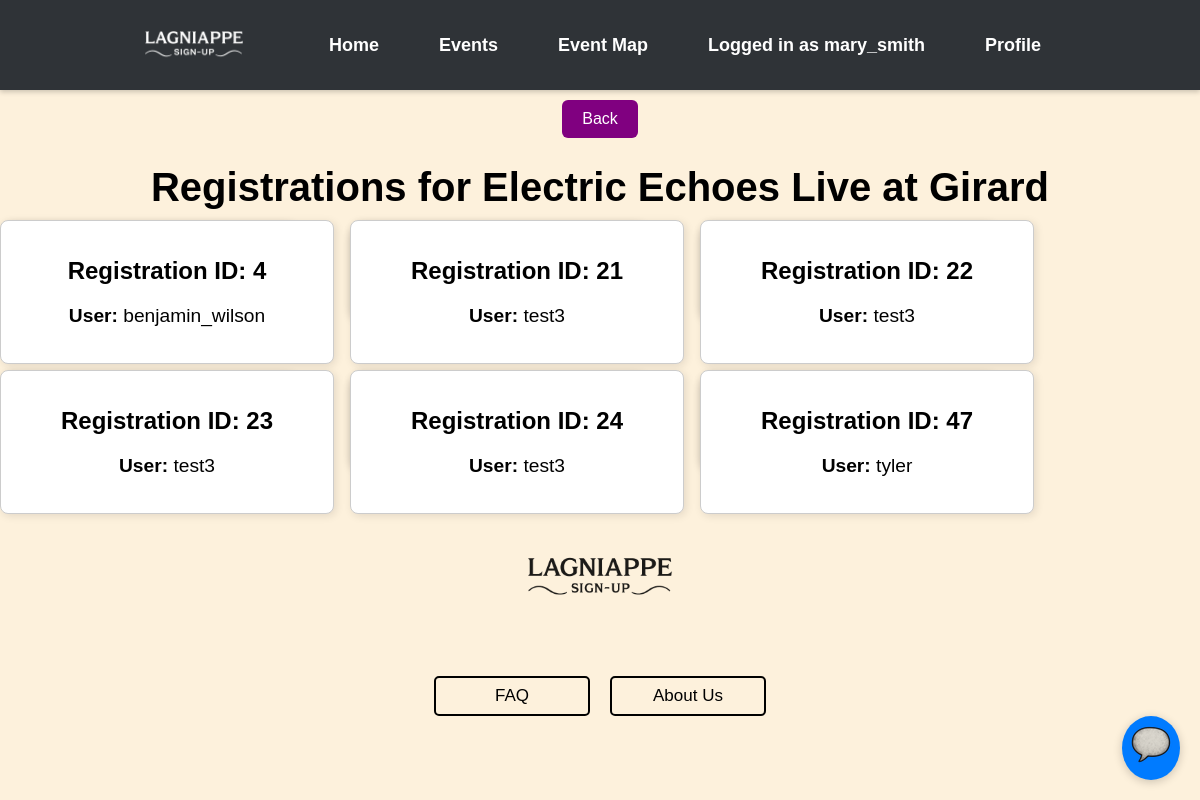
Screenshot of /event/registration/1 (signed in) with the database file from the repository.
### events/models.py (models this page shows)
class Users(AbstractUser): # AbstractUser comes with a whole bunch of attributes
    UserID = models.AutoField(("userID"), primary_key=True) # autofield automatically increments an int as a new row is created
    groups = models.ManyToManyField(
        'auth.Group',
        related_name='event_users',  # Custom related_name for reverse accessor
        blank=True
    )
    user_permissions = models.ManyToManyField(
        'auth.Permission',
        related_name='event_user_permissions',  # Custom related_name for reverse accessor
        blank=True
    )

class Event(models.Model):
    EventID = models.AutoField(("eventID"), primary_key=True)
    OrganizerID = models.ForeignKey(Users, on_delete=models.CASCADE)
    CategoryID = models.ForeignKey(Category, on_delete=models.CASCADE)
    Title = models.CharField(("title"), max_length=100)
    Description = models.CharField(("description"), max_length=500)
    Location = models.CharField(("location"), max_length=100)
    DateTime = models.DateTimeField(("datetime"), null=True)
    EventStatus = models.BooleanField(("eventstatus"), default=True)

class Registration(models.Model):
    RegistrationID = models.AutoField(("registrationID"), primary_key=True)
    UserID = models.ForeignKey(Users, on_delete=models.CASCADE)
    EventID = models.ForeignKey(Event, on_delete=models.CASCADE)
    RegistrationStatus = models.BooleanField(("registrationstatus"), default=True)
    RegistrationDate = models.DateTimeField(("registrationdate"), auto_now_add=True)

### lagniappe_signup/views.py (the view)
# urls.py: path('event/registration/<int:pk>', views.event_registrations, name="event-registrations"),
@login_required(login_url="/signin/")
def event_registrations(request, pk):
    try:
        event = Event.objects.get(EventID=pk)
        reg = Registration.objects.filter(EventID=event)
    except Event.DoesNotExist or Registration.DoesNotExist:
        raise HttpResponse("Event or Registration Does Not Exist", status=404)
    return render(
        request,
        "event_registrations.html",
        context={"Registrations": reg, "Event": event},
    )

### templates/event_registrations.html (shortened to what this page needs)
{% extends "base.html" %}
{% block content %}
<button onclick="window.location.href='{% url 'event-detail' Event.EventID%}'" class="btn btn-secondary" style="background-color: purple; color: white;">Back</button>
  <h1>Registrations for {{ Event.Title }}</h1>
  {% if Registrations %}
    <div style="display: flex; flex-wrap: wrap; gap: 50px; center-content: flex-start;">
      {% for r in Registrations %}
      <div class="card" style="height: 100px;">
        <div style="border: 1px solid #ccc; border-radius: 8px; padding: 16px; width: 300px; box-shadow: 2px 2px 8px rgba(0,0,0,0.1); background: white;">
          <h2>Registration ID: {{ r.RegistrationID }}</h2>
          <p><strong>User:</strong> {{ r.UserID.username }}</p>
        </div>
      </div>
      {% endfor %}
    </div>
  {% else %}
    <p>No users registered.</p>
  {% endif %}
{% endblock %}

### templates/headBanner.html (shortened to what this page needs)
{% load static %}
<!DOCTYPE html>
<html lang="en">
<head>
    <link rel="stylesheet" href="{% static 'css/style.css' %}">
</head>
<body>
    <nav class="top-banner" style="height: 60px; width: 100%; background-color: #2f3337;">
        <div class="nav-container" style="
            display: flex;
            align-items: center;
            height: 100%;
            padding: 0 20px 0 0;  /* ✅ No left padding */
            box-sizing: border-box;
        ">
            <div class="nav-logo" style="
                margin-left: 0;
                margin-right: 60px;
                display: flex;
                align-items: center;
                padding-left: 10px;  /* ✅ Small padding to prevent touching the edge */
            ">
                <img src="{% static 'images/LSU_white.png' %}"
                     alt="Lagniappe Logo"
                     style="height: 120px; width: auto;">
            </div>
            <ul class="nav-links" style="
                display: flex;
                gap: 30px;
                list-style: none;
                padding: 0;
                margin: 0;
            ">
                <li><a href="{% url 'home' %}">Home</a></li>
                <li><a href="{% url 'event-list' %}">Events</a></li>
                <li><a href="{% url 'map' %}">Event Map</a></li>
                {% if user.is_authenticated %}
                    <li><a>Logged in as {{ user.username }}</a></li>
                    <li><a href="{% url 'profile' user.UserID %}">Profile</a></li>
                {% else %}
                    <li><a href="{% url 'signin' %}">Sign In</a></li>
                {% endif %}
            </ul>
        </div>
    </nav>
    <div id="chat-toggle">
        <img src="{% static 'images/scroll.png' %}">
    </div>
</body>
</html>

### static/css/style.css (style rules this page uses)
body { background-color: #fdf1dc; font-family: Arial, sans-serif; text-align: center; }
h1 { font-size: 2.5rem; font-weight: bold; margin-bottom: 10px; }
p { font-size: 1.2rem; margin-bottom: 20px; }
button { background-color: #7d0c74; color: white; padding: 10px 20px; border: none; border-radius: 5px; font-size: 1rem; cursor: pointer; margin-top: 10px; }
.top-banner { background-color: #343a40; padding: 15px 0; text-align: center; box-shadow: 0 2px 5px rgba(0, 0, 0, 0.2); }
.nav-container { display: flex; justify-content: center; align-items: center; }
.nav-links { list-style: none; padding: 0; margin: 0; display: flex; }
.nav-links li { margin: 0 15px; }
.nav-links li a { text-decoration: none; color: white; font-size: 18px; font-weight: bold; transition: color 0.3s ease; }
#chat-toggle { position: fixed; bottom: 20px; right: 20px; background: #007bff; color: white; border-radius: 50%; padding: 5px; font-size: 24px; cursor: pointer; box-shadow: 0 2px 10px rgba(0,0,0,0.2); z-index: 1000; }
.btn { padding: 10px 20px; border: none; border-radius: 6px; text-decoration: none; font-size: 16px; cursor: pointer; }
.btn-secondary { background-color: #6c757d; color: purple; }

### templates/headBanner.html (style rules this page uses)
html, body { margin: 0; padding: 0; }

### templates/base.html (style rules this page uses)
.card { box-shadow: 0 4px 8px 0 rgba(0,0,0,0.2); transition: 0.3s; background-color: white; border-radius: 15px; width: 300px; }

### rows the page displays
Users: username "mary_smith"
Event: Title "Electric Echoes Live at Girard"
Registration: RegistrationID "4", UserID.username "benjamin_wilson"
Registration: RegistrationID "21", UserID.username "test3"
Registration: RegistrationID "22", UserID.username "test3"
Registration: RegistrationID "23", UserID.username "test3"
Registration: RegistrationID "24", UserID.username "test3"
Registration: RegistrationID "47", UserID.username "tyler"
